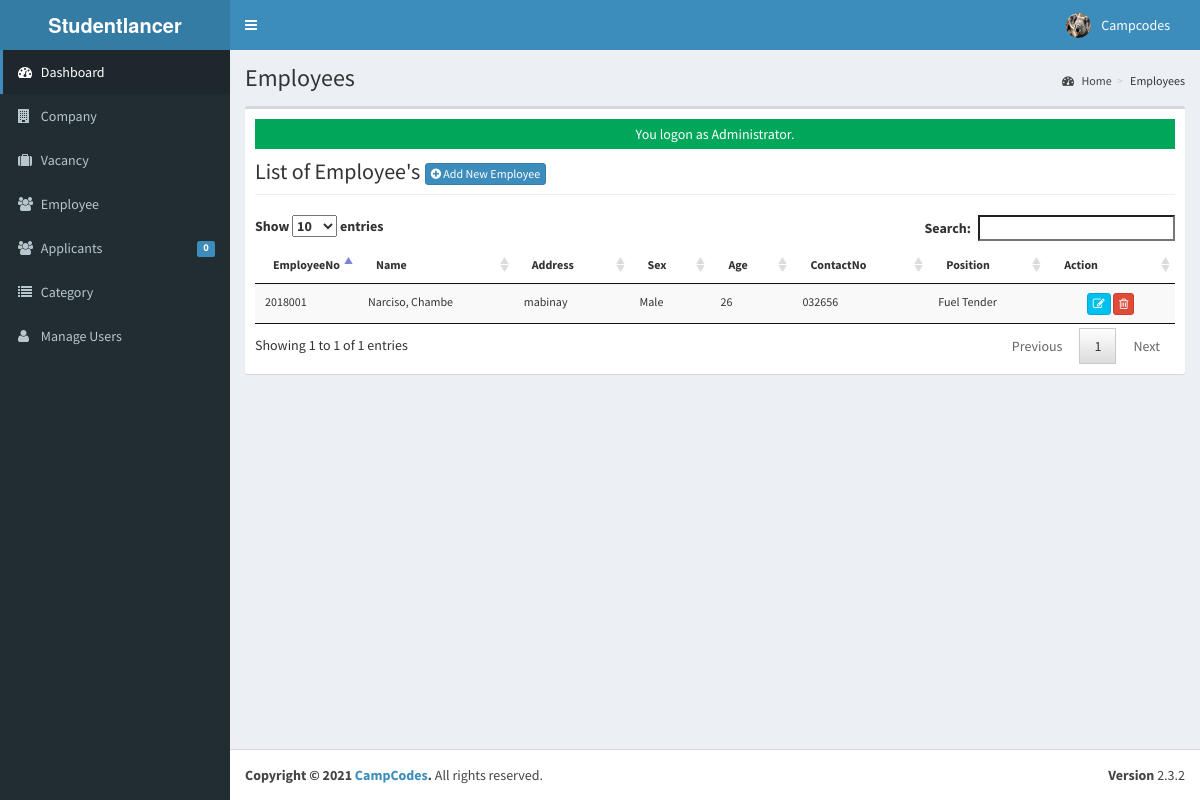
/developer/employee/index.php (signed in), run on the app's committed database.
### tables this page shows
CREATE TABLE `tblusers` (
  `USERID` varchar(30) NOT NULL,
  `FULLNAME` varchar(40) NOT NULL,
  `USERNAME` varchar(90) NOT NULL,
  `PASS` varchar(90) NOT NULL,
  `ROLE` varchar(30) NOT NULL,
  `PICLOCATION` varchar(255) NOT NULL
);

CREATE TABLE `tblemployees` (
  `INCID` int(11) NOT NULL,
  `EMPLOYEEID` varchar(30) NOT NULL,
  `FNAME` varchar(50) NOT NULL,
  `LNAME` varchar(50) NOT NULL,
  `MNAME` varchar(50) NOT NULL,
  `ADDRESS` varchar(90) NOT NULL,
  `BIRTHDATE` date NOT NULL,
  `BIRTHPLACE` varchar(90) NOT NULL,
  `AGE` int(11) NOT NULL,
  `SEX` varchar(30) NOT NULL,
  `CIVILSTATUS` varchar(30) NOT NULL,
  `TELNO` varchar(40) NOT NULL,
  `EMP_EMAILADDRESS` varchar(90) NOT NULL,
  `CELLNO` varchar(30) NOT NULL,
  `POSITION` varchar(50) NOT NULL,
  `WORKSTATS` varchar(90) NOT NULL,
  `EMPPHOTO` varchar(255) NOT NULL,
  `EMPUSERNAME` varchar(90) NOT NULL,
  `EMPPASSWORD` varchar(125) NOT NULL,
  `DATEHIRED` date NOT NULL,
  `COMPANYID` int(11) NOT NULL
);

### developer/employee/index.php (called while the page is built, shortened)
<?php
require_once("../../include/initialize.php");
 $title="Employees";
require_once ("../theme/templates.php");
?>

### include/database.php (called while the page is built, shortened)
<?php
class Database {
	var $sql_string = '';
	private $conn;
	public function open_connection() {
		$this->conn = mysqli_connect(server,user,pass);
		if(!$this->conn){
			echo "Problem in database connection! Contact administrator!";
			exit();
		}else{
			$db_select = mysqli_select_db($this->conn,database_name);
		}
	}
	function setQuery($sql='') {
		$this->sql_string=$sql;
	}
	function executeQuery() {
		$result = mysqli_query($this->conn,$this->sql_string);
		return $result;
	}
	private function confirm_query($result) {
		return $result;
	}
	function loadResultList( $key='' ) {
		$cur = $this->executeQuery();
		$array = array();
		while ($row = mysqli_fetch_object($cur)) {
			if ($key) {
				$array[$row->$key] = $row;
			} else {
				$array[] = $row;
			}
		}
		return $array;
	}
	function loadSingleResult() {
		$cur = $this->executeQuery();
		while ($row = mysqli_fetch_object($cur)) {
		return $data = $row;
		}
	}
}
$mydb = new Database();

### include/accounts.php (called while the page is built, shortened)
<?php
require_once(LIB_PATH.DS.'database.php');
class User {
	protected static  $tblname = "tblusers";
	function single_user($id=""){
			global $mydb;
			$mydb->setQuery("SELECT * FROM ".self::$tblname."
				Where USERID= '{$id}' LIMIT 1");
			$cur = $mydb->loadSingleResult();
			return $cur;
	}
}

### include/function.php (called while the page is built, shortened)
<?php
function currentpage(){
		$this_page = $_SERVER['SCRIPT_NAME'];
	    $bits = explode('/',$this_page);
		 return $bits[3];
	}
		?>

### developer/employee/list.php (the view, shortened to what this page needs)
<div class="row">
   <div class="col-lg-12">
           <h1 class="page-header">List of Employee's  <a href="index.php?view=add" class="btn btn-primary btn-xs  ">  <i class="fa fa-plus-circle fw-fa"></i> Add New Employee</a>  </h1>
      		</div>
  		 </div>
					<form class="wow fadeInDownaction" action="controller.php?action=delete" Method="POST">
						<table id="dash-table" class="table table-striped  table-hover table-responsive" style="font-size:12px" cellspacing="0">
						  <thead>
						  	<tr>
						  		<th width="5%">EmployeeNo</th>
						  		 <th>Name</th>
						  		<th>Address</th>
						  		 <th>Sex</th>
						  		 <th>Age</th>
						  		 <th>ContactNo</th>
						  		 <th>Position</th>
						  	 	<th width="14%" >Action</th>
						  	</tr>
						  </thead>
						  <tbody>
						  	<?php
						  		$mydb->setQuery("SELECT *
													FROM   `tblemployees`");
						  		$cur = $mydb->loadResultList();
								foreach ($cur as $result) {
						  		echo '<tr>';
						  		echo '<td>' . $result->EMPLOYEEID.'</a></td>';
						  		echo '<td>'. $result->LNAME.', '. $result->FNAME.'</td>';
						  		echo '<td>'. $result->ADDRESS.'</td>';
						  		echo '<td>'. $result->SEX.'</td>';
						  		echo '<td>'. $result->AGE.'</td>';
						  		echo '<td>'. $result->TELNO.'</td>';
						  		echo '<td>'. $result->POSITION.'</td>';
				  				echo '<td align="center" >
				  		             <a title="Edit" href="index.php?view=edit&id='.$result->EMPLOYEEID.'"  class="btn btn-info btn-xs  ">
				  		             <span class="fa fa-edit fw-fa"></span></a>
				  		             <a title="Delete" href="controller.php?action=delete&id='.$result->EMPLOYEEID.'"  class="btn btn-danger btn-xs  ">
				  		             <span class="fa fa-trash-o fw-fa"></span></a>
				  					 </td>';
						  		echo '</tr>';
						  	}
						  	?>
						  </tbody>
						</table>
						</form>

### developer/theme/templates.php (shortened to what this page needs)
<!DOCTYPE html>
<html>
<head>
  <link rel="stylesheet" href="<?php echo web_root; ?>bootstrap/css/bootstrap.min.css">
  <link rel="stylesheet" href="<?php echo web_root; ?>plugins/font-awesome/css/font-awesome.min.css">
  <link rel="stylesheet" href="<?php echo web_root; ?>dist/css/AdminLTE.min.css">
  <link rel="stylesheet" href="<?php echo web_root; ?>dist/css/skins/_all-skins.min.css">
  <link rel="stylesheet" href="<?php echo web_root; ?>plugins/iCheck/flat/blue.css">
  <link rel="stylesheet" href="<?php echo web_root; ?>plugins/morris/morris.css">
  <link rel="stylesheet" href="<?php echo web_root; ?>plugins/jvectormap/jquery-jvectormap-1.2.2.css">
  <link href="<?php echo web_root; ?>plugins/datepicker/bootstrap-datetimepicker.min.css" rel="stylesheet" media="screen">
  <link rel="stylesheet" href="<?php echo web_root; ?>plugins/dataTables/jquery.dataTables.min.css">
  <link rel="stylesheet" href="<?php echo web_root; ?>plugins/bootstrap-wysihtml5/bootstrap3-wysihtml5.min.css">
</head>
<body class="hold-transition skin-blue fixed sidebar-mini">
  <div class="wrapper">
    <header class="main-header">
      <a href="<?php echo web_root; ?>/admin/" class="logo">
        <span class="logo-lg"><b>Studentlancer</b></span>
      </a>
      <nav class="navbar navbar-static-top" role="navigation">
        <a href="#" class="sidebar-toggle" data-toggle="offcanvas" role="button">
        </a>
        <div class="navbar-custom-menu">
          <ul class="nav navbar-nav">
            <?php
            $user = new User();
            $singleuser = $user->single_user($_SESSION['ADMIN_USERID']);
            ?>
            <li class="dropdown user user-menu" style="padding-right: 15px;">
              <a href="#" class="dropdown-toggle" data-toggle="dropdown">
                <img src="<?php echo web_root . 'developer/user/' . $singleuser->PICLOCATION; ?>" class="user-image" alt="User Image">
                <span class="hidden-xs"><?php echo $singleuser->FULLNAME; ?></span>
              </a>
            </li>
          </ul>
        </div>
      </nav>
    </header>
    <aside class="main-sidebar">
      <section class="sidebar">
        <ul class="sidebar-menu">
          <li class="<?php echo (currentpage() == 'index.php') ? "active" : false; ?>">
            <a href="<?php echo web_root; ?>developer/">
              <i class="fa fa-dashboard"></i> <span>Dashboard</span>
            </a>
          </li>
          <li class="<?php echo (currentpage() == 'company') ? "active" : false; ?>">
            <a href="<?php echo web_root; ?>developer/company/">
              <i class="fa fa-building"></i> <span>Company</span>
            </a>
          </li>
          <li class="<?php echo (currentpage() == 'vacancy') ? "active" : false; ?>">
            <a href="<?php echo web_root; ?>developer/vacancy/">
              <i class="fa fa-suitcase"></i> <span>Vacancy</span>
            </a>
          </li>
          <li class="<?php echo (currentpage() == 'employee') ? "active" : false; ?>">
            <a href="<?php echo web_root; ?>developer/employee/">
              <i class="fa fa-users"></i> <span>Employee</span>
            </a>
          </li>
          <li class="<?php echo (currentpage() == 'applicants') ? "active" : false; ?>">
            <a href="<?php echo web_root; ?>developer/applicants/">
              <i class="fa fa-users"></i> <span>Applicants</span>
              <span class="label label-primary pull-right">
                <?php
                $sql = "SELECT count(*) as 'APPL' FROM `tbljobregistration` WHERE `PENDINGAPPLICATION`=1";
                $mydb->setQuery($sql);
                $pending = $mydb->loadSingleResult();
                echo $pending->APPL;
                ?>
              </span>
            </a>
          </li>
          <li class="<?php echo (currentpage() == 'category') ? "active" : false; ?>">
            <a href="<?php echo web_root; ?>developer/category/">
              <i class="fa fa-list"></i> <span>Category</span>
            </a>
          </li>
          <li class="<?php echo (currentpage() == 'user') ? "active" : false; ?>">
            <a href="<?php echo web_root; ?>developer/user/">
              <i class="fa fa-user"></i> <span>Manage Users</span> </a>
          </li>
        </ul>
      </section>
    </aside>
    <div class="content-wrapper">
      <section class="content-header">
        <h1>
          <?php echo isset($title) ? $title : ''; ?>
        </h1>
        <ol class="breadcrumb">
          <?php
          if ($title != 'Home') {
            $active_title = '';
            if (isset($_GET['view'])) {
              $active_title = '<li class=' . $active_title . '><a href="index.php">' . $title . '</a></li>';
            } else {
              $active_title = '<li class=' . $active_title . '>' . $title . '</li>';
            }
            echo '<li><a href=' . web_root . 'developer/><i class="fa fa-dashboard"></i> Home</a></li>';
            echo  $active_title;
          }
          ?>
        </ol>
      </section>
      <section class="content">
        <div class="row">
          <div class="col-xs-12">
            <div class="box">
              <div class="box-body">
                <?php
                require_once $content;
                ?>
              </div>
            </div>
          </div>
        </div>
      </section>
    </div>
    <footer class="main-footer">
      <div class="pull-right hidden-xs">
        <b>Version</b> 2.3.2
      </div>
      <strong>Copyright &copy; 2021 <a href="#">CampCodes</a>.</strong> All rights
      reserved.
    </footer>
</body>
</html>

### data on the page
tblusers: PICLOCATION (picture), FULLNAME "Campcodes"
tblemployees: EMPLOYEEID "2018001", LNAME "Narciso", FNAME "Chambe", ADDRESS "mabinay", SEX "Male", AGE "26", TELNO "032656", POSITION "Fuel Tender"

### other printed values
$pending->APPL "0"
$title "Employees"
$_SESSION['message'] "You logon as Administrator."
